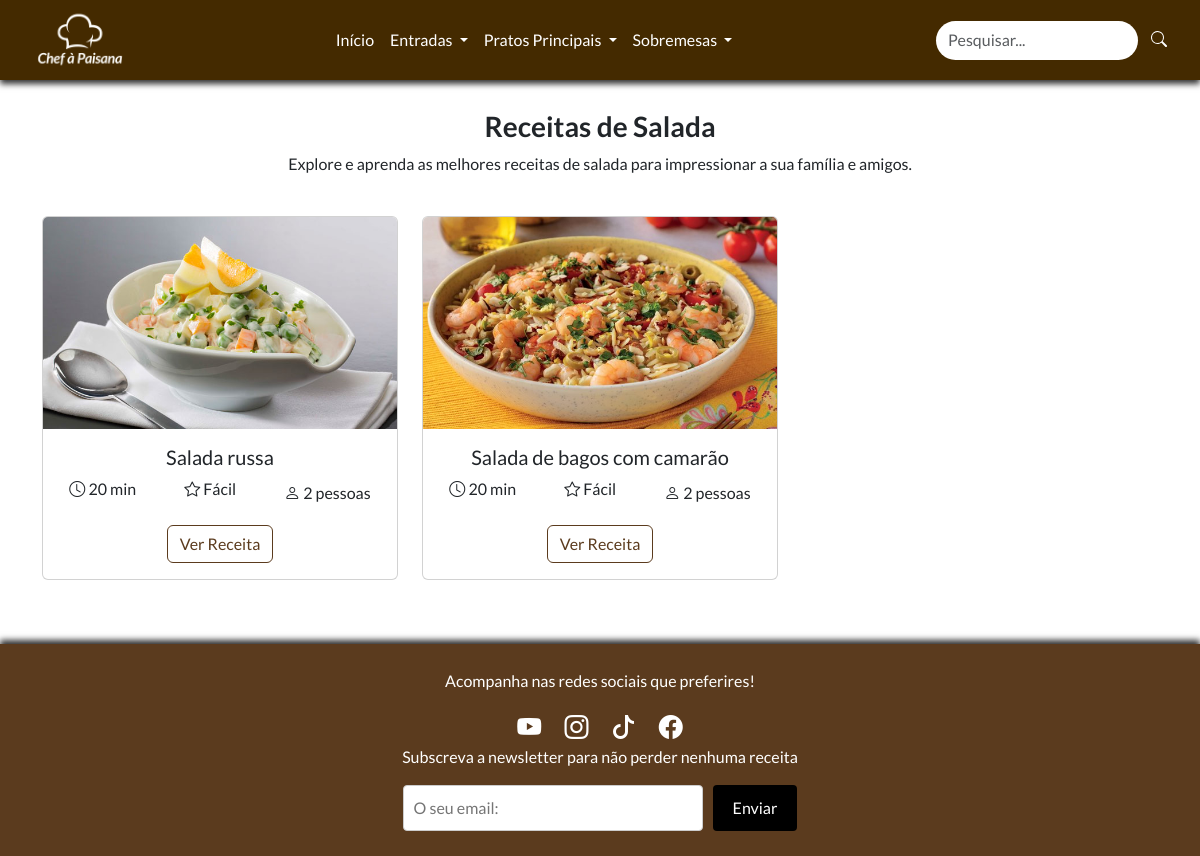
The page /receitas.php?tipo=salada on the database its author committed.
### tables this page shows
CREATE TABLE IF NOT EXISTS `receitas` (
  `id` int(11) unsigned NOT NULL AUTO_INCREMENT,
  `imagem` varchar(128) DEFAULT NULL,
  `titulo` varchar(50) DEFAULT NULL,
  `ingredientes` text DEFAULT NULL,
  `temp_prep` int(11) DEFAULT NULL,
  `preparacao` longtext DEFAULT NULL,
  `dificuldade` varchar(50) DEFAULT NULL,
  `n_pessoas` int(11) DEFAULT NULL,
  `tipo_receita` varchar(50) DEFAULT NULL,
  PRIMARY KEY (`id`)
);

### receitas.php (the view, shortened to what this page needs)
<?php
require('includes/connections.php');
$tipoReceita = '';
if (isset($_GET['tipo'])) {
    $tipoReceita = htmlspecialchars($_GET['tipo']);
    $sql = 'SELECT * FROM receitas WHERE tipo_receita = :tipo_receita';
    $stmt = $dbh->prepare($sql);
    $stmt->execute([':tipo_receita' => $tipoReceita]);
    $receitas = $stmt->fetchAll(PDO::FETCH_ASSOC);
}
?>
<!DOCTYPE html>
<html lang="pt">
<head>
    <?php require('includes/linkscss.php'); ?>
</head>
<body>
    <?php require('includes/header.php'); ?>
    <div class="container text-center">
      <?php if (!empty($receitas)): ?>
          <h3 class="fw-bold" style="margin-top: 110px">Receitas de <?php echo ucfirst($tipoReceita); ?></h3>
          <p>Explore e aprenda as melhores receitas de <?php echo $tipoReceita; ?> para impressionar a sua família e amigos.</p>
          <div class="row">
              <?php foreach ($receitas as $receita): ?>
                  <div class="col-md-4 mt-4 mb-5">
                      <div class="card">
                          <img src="imgs/<?php echo $receita['imagem']; ?>" class="card-img-top" alt="<?php echo $receita['titulo']; ?>">
                          <div class="card-body">
                              <h5 class="card-title"><?php echo $receita['titulo']; ?></h5>
                              <div class="d-flex justify-content-center align-items-center mb-3">
                                  <div class="me-5 mb-2"><i class="bi bi-clock"></i> <?php echo $receita['temp_prep']; ?> min</div>
                                  <div class="me-5 mb-2"><i class="bi bi-star"></i> <?php echo $receita['dificuldade']; ?></div>
                                  <div><i class="bi bi-person"></i> <?php echo $receita['n_pessoas']; ?> pessoas</div>
                              </div>
                                <a href="receita.php?id=<?php echo $receita['id']; ?>" class="btn"
                                    style="border: 1px solid #5b3b1e; color: #5b3b1e; background-color: transparent;"
                                    onmouseover="this.style.backgroundColor='#5b3b1e'; this.style.color='white';"
                                    onmouseout="this.style.backgroundColor='transparent'; this.style.color='#5b3b1e';">
                                    Ver Receita
                                </a>
                          </div>
                      </div>
                  </div>
              <?php endforeach; ?>
          </div>
      <?php else: ?>
          <h4>Nenhuma receita encontrada para esta categoria.</h4>
          <a href="index.php" class="btn btn-secondary mt-3">Voltar</a>
      <?php endif; ?>
    </div>
    <?php require('includes/footer.php'); ?>
</body>
</html>

### css/style.css (style rules this page uses)
* { margin: 0; padding: 0; text-decoration: none; scroll-behavior: smooth; font-family: 'Lato', sans-serif; }

### includes/footer.php (style rules this page uses)
html, body { height: 100%; margin: 0; display: flex; flex-direction: column; }
.container { flex: 1; }

### rows shown on the page
receitas: imagem (picture), titulo "Salada russa", temp_prep "20", dificuldade "Fácil", n_pessoas "2"
receitas: imagem (picture), titulo "Salada de bagos com camarão", temp_prep "20", dificuldade "Fácil", n_pessoas "2"

### other values the page prints
$tipoReceita "Salada"
$tipoReceita "salada"
